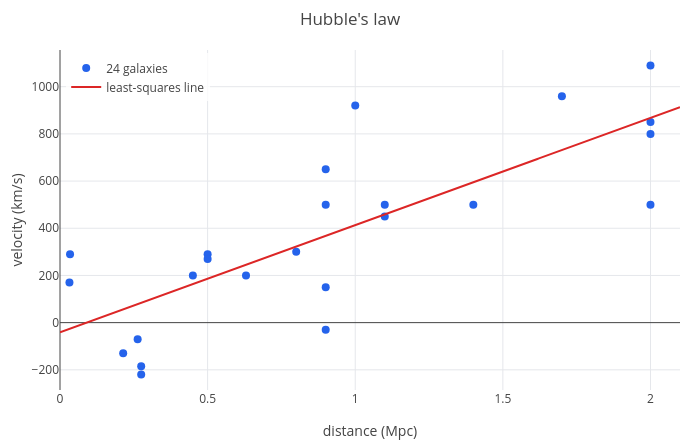

The cell this chart's notebook holds for it:
### Markdown cell above
## 2. The least-squares line

Which line fits best? The **least-squares** line $y = a + bx$ makes the sum of squared vertical distances from the
points to the line as small as possible. Setting the derivatives with respect to $a$ and $b$ to zero gives

$$b = \frac{\sum (x_i - \bar x)(y_i - \bar y)}{\sum (x_i - \bar x)^2} = r\,\frac{s_y}{s_x}, \qquad a = \bar y - b\,\bar x.$$

`linfit(x, y)` returns the line as an expression in `x`, ready to plot:

### Code cell
fit = linfit(r, v)
p = scatter(r, v);
p = show(p, plot(fit, x, 0, 2.1));
p = legend(p, "24 galaxies", "least-squares line");
labels(title(p, "Hubble's law"), "distance (Mpc)", "velocity (km/s)")

### Figure 1 — Plotly figure (JSON) as saved in the notebook; plotly's stock layout.template omitted (floating-point values rounded to 4 significant figures; data arrays with more than 128 entries replaced by an {"elided": "..."} marker saying what was removed)
{"data": [{"marker": {"color": "#2563eb", "size": 8}, "mode": "markers", "name": "24 galaxies", "type": "scatter", "x": [0.032, 0.034, 0.214, 0.263, 0.275, 0.275, 0.45, 0.5, 0.5, 0.63, 0.8, 0.9, 0.9, 0.9, 0.9, 1, 1.1, 1.1, 1.4, 1.7, 2, 2, 2, 2], "y": [170, 290, -130, -70, -185, -220, 200, 290, 270, 200, 300, -30, 650, 150, 500, 920, 450, 500, 500, 960, 500, 850, 800, 1090]}, {"line": {"color": "#dc2626", "width": 2}, "mode": "lines", "name": "least-squares line", "type": "scatter", "x": {"elided": "402 float values"}, "y": {"elided": "402 float values"}}], "layout": {"height": 440, "legend": {"bgcolor": "rgba(255,255,255,0.8)", "x": 0.01, "xanchor": "left", "y": 0.99, "yanchor": "top"}, "margin": {"b": 50, "l": 60, "r": 20, "t": 50}, "showlegend": true, "title": {"text": "Hubble's law"}, "width": 700, "xaxis": {"range": [0, 2.1], "title": {"text": "distance (Mpc)"}, "zeroline": true}, "yaxis": {"range": [-285.5, 1156.0], "title": {"text": "velocity (km/s)"}, "zeroline": true}}}
